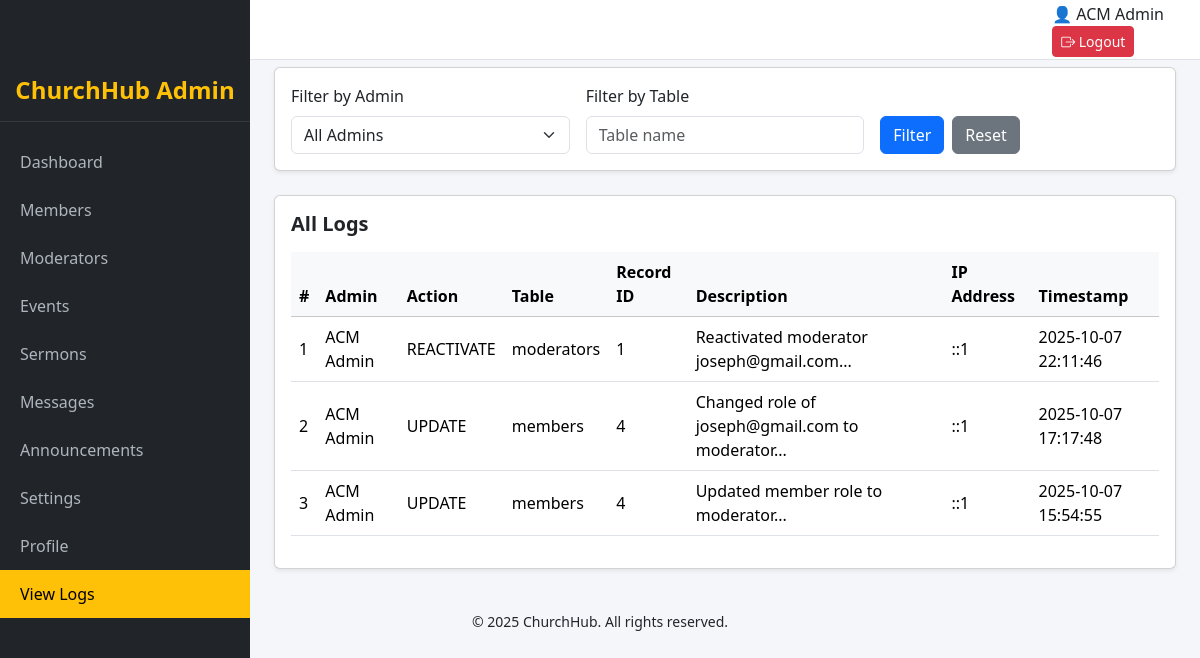
The page /admin/view_logs.php (signed in) on the database its author committed.
### tables this page shows
CREATE TABLE `admin_logs` (
  `log_id` int(11) NOT NULL,
  `admin_id` int(11) DEFAULT NULL,
  `action` varchar(255) DEFAULT NULL,
  `table_name` varchar(100) DEFAULT NULL,
  `record_id` int(11) DEFAULT NULL,
  `description` text DEFAULT NULL,
  `timestamp` datetime DEFAULT current_timestamp(),
  `ip_address` varchar(50) DEFAULT NULL,
  `created_at` timestamp NOT NULL DEFAULT current_timestamp()
);

### admin/view_logs.php (the view, shortened to what this page needs)
<?php
include_once 'includes/header.php';
include_once 'includes/sidebar.php';
$filter_table = $_GET['table'] ?? '';
$query = "SELECT l.*, a.full_name AS admin_name
          FROM admin_logs l
          LEFT JOIN admins a ON l.admin_id = a.admin_id
          WHERE 1=1";
$query .= " ORDER BY l.timestamp DESC";
$logs = $conn->query($query);
?>
<div class="container-fluid px-4">
    <h3 class="fw-bold mb-4 text-dark border-bottom pb-2">Activity Logs</h3>
    <div class="card mb-4 shadow-sm p-3">
        <form method="GET" class="row g-3">
            <div class="col-md-4">
                <label class="form-label">Filter by Admin</label>
                <select name="admin_id" class="form-select">
                    <option value="">All Admins</option>
                </select>
            </div>
            <div class="col-md-4">
                <label class="form-label">Filter by Table</label>
                <input type="text" name="table" class="form-control" placeholder="Table name" value="<?= htmlspecialchars($filter_table) ?>">
            </div>
            <div class="col-md-4 d-flex align-items-end">
                <button type="submit" class="btn btn-primary me-2">Filter</button>
                <a href="view_logs.php" class="btn btn-secondary">Reset</a>
            </div>
        </form>
    </div>
    <div class="card shadow-sm">
        <div class="card-body">
            <h5 class="fw-bold mb-3">All Logs</h5>
            <table class="table table-hover align-middle">
                <thead class="table-light">
                    <tr>
                        <th>#</th>
                        <th>Admin</th>
                        <th>Action</th>
                        <th>Table</th>
                        <th>Record ID</th>
                        <th>Description</th>
                        <th>IP Address</th>
                        <th>Timestamp</th>
                    </tr>
                </thead>
                <tbody>
                    <?php
                    if ($logs->num_rows > 0):
                        $count = 1;
                        while ($log = $logs->fetch_assoc()):
                    ?>
                        <tr>
                            <td><?= $count++; ?></td>
                            <td><?= htmlspecialchars($log['admin_name'] ?? 'Unknown'); ?></td>
                            <td><?= htmlspecialchars($log['action']); ?></td>
                            <td><?= htmlspecialchars($log['table_name']); ?></td>
                            <td><?= htmlspecialchars($log['record_id']); ?></td>
                            <td><?= htmlspecialchars(substr($log['description'],0,60)); ?>...</td>
                            <td><?= htmlspecialchars($log['ip_address']); ?></td>
                            <td><?= $log['timestamp']; ?></td>
                        </tr>
                    <?php endwhile; else: ?>
                        <tr><td colspan="8" class="text-center">No logs found.</td></tr>
                    <?php endif; ?>
                </tbody>
            </table>
        </div>
    </div>
</div>
<?php include_once 'includes/footer.php'; ?>

### admin/includes/header.php (shortened to what this page needs)
<?php
require_once __DIR__ . '/../../includes/db.php';
$user = null;
if (isset($_SESSION['admin_id'])) {
    $user_id = (int) $_SESSION['admin_id'];
    $table = 'admins';
    $id_field = 'admin_id';
    $name_field = 'full_name';
} elseif (isset($_SESSION['moderator_id'])) {
    $user_id = (int) $_SESSION['moderator_id'];
    $table = 'moderators';
    $id_field = 'moderator_id';
    $name_field = 'name';
} else {
    session_destroy();
    header('Location: ../login.php');
    exit;
}
if (isset($conn)) {
    $stmt = $conn->prepare("SELECT $id_field, $name_field FROM $table WHERE $id_field = ? LIMIT 1");
    $stmt->bind_param('i', $user_id);
    $stmt->execute();
    $user = $stmt->get_result()->fetch_assoc() ?: null;
}
$user_name = $user[$name_field];
?>
<!doctype html>
<html lang="en">
<head>
<link href="https://cdn.jsdelivr.net/npm/bootstrap@5.3.3/dist/css/bootstrap.min.css" rel="stylesheet">
<link href="https://cdn.jsdelivr.net/npm/bootstrap-icons@1.11.3/font/bootstrap-icons.css" rel="stylesheet">
</head>
<body>
<div class="topbar d-flex justify-content-between align-items-center">
    <div class="d-flex align-items-center gap-2">
        <h5>Admin Dashboard</h5>
    </div>
    <div>
        <span class="me-3 d-flex align-items-center">
            <?php $profile_img = "../uploads/profiles/admin_$user_id.png"; if (file_exists($profile_img)): ?><img src="<?php echo $profile_img; ?>" alt="Profile" style="height: 30px; width: 30px; border-radius: 50%; margin-right: 5px;"><?php else: ?>👤<?php endif; ?>
            <?= htmlspecialchars($user_name); ?>
        </span>
        <a href="../logout.php" class="btn btn-sm btn-danger"><i class="bi bi-box-arrow-right"></i> Logout</a>
    </div>
</div>
<div class="main-content">
<?php include_once "sidebar.php"; ?>

### admin/includes/header.php (style rules this page uses)
body { font-family:'Segoe UI', Tahoma, Geneva, Verdana,sans-serif; background:#f5f6fa; margin:0; padding:0; }
.topbar { height:60px; background:#fff; border-bottom:1px solid #dee2e6; padding:10px 20px; position:fixed; top:0; left:0; right:0; display:flex; justify-content:space-between; align-items:center; z-index:1050; }
.topbar h5 { margin:0; font-weight:bold; }
.main-content { margin-left: 0; transition: margin-left 0.3s ease; }
@media (min-width:992px) { .main-content { margin-left: 250px; } }

### rows shown on the page
admin_logs: admin.full_name "ACM Admin", action "REACTIVATE", table_name "moderators", record "1", description "Reactivated moderator joseph@gmail.com", ip_address "::1", timestamp "2025-10-07 22:11:46"
admin_logs: admin.full_name "ACM Admin", action "UPDATE", table_name "members", record "4", description "Changed role of joseph@gmail.com to moderator", ip_address "::1", timestamp "2025-10-07 17:17:48"
admin_logs: admin.full_name "ACM Admin", action "UPDATE", table_name "members", record "4", description "Updated member role to moderator", ip_address "::1", timestamp "2025-10-07 15:54:55"

### other values the page prints
$user_name "ACM Admin"
